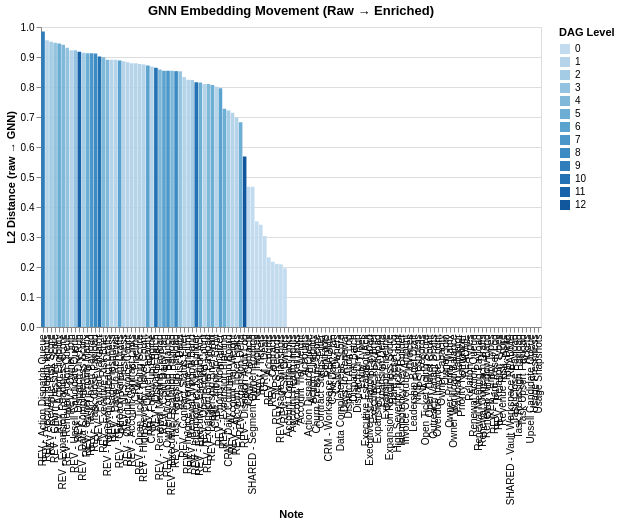

Write notebook code for a chart like this one.
### Code cell
// GNN movement: how much did each note's embedding change?
const movementData = comparison!.map(c => ({
  name: c!.name,
  l2Delta: parseFloat(c!.l2Delta),
  cosSim: parseFloat(c!.cosSim),
  level: allNotes.find(n => n.name === c!.name)!.level,
}));

const movementSpec = {
  "$schema": "https://vega.github.io/schema/vega-lite/v5.json",
  "title": "GNN Embedding Movement (Raw → Enriched)",
  "width": 500,
  "height": 300,
  "data": { "values": movementData },
  "mark": { "type": "bar" },
  "encoding": {
    "x": { "field": "name", "type": "nominal", "sort": "-y", "title": "Note" },
    "y": { "field": "l2Delta", "type": "quantitative", "title": "L2 Distance (raw → GNN)" },
    "color": { "field": "level", "type": "ordinal", "title": "DAG Level" },
    "tooltip": [{ "field": "name" }, { "field": "l2Delta", "format": ".4f" }, { "field": "cosSim", "format": ".4f" }]
  }
};

await Deno.jupyter.display({ "application/vnd.vegalite.v5+json": movementSpec }, { raw: true });

### Figure 1 — Vega-Lite specification as saved in the notebook (floating-point values rounded to 4 significant figures)
{"$schema": "https://vega.github.io/schema/vega-lite/v5.json", "data": {"values": [{"cosSim": 1, "l2Delta": 0, "level": 1, "name": "Account Contract Links"}, {"cosSim": 1, "l2Delta": 0, "level": 1, "name": "Account Health Inputs"}, {"cosSim": 1, "l2Delta": 0, "level": 1, "name": "Account Ticket Links"}, {"cosSim": 1, "l2Delta": 0, "level": 1, "name": "Account Tier Weight"}, {"cosSim": 1, "l2Delta": 0, "level": 0, "name": "Accounts"}, {"cosSim": 1, "l2Delta": 0, "level": 9, "name": "Action Dispatch Queue"}, {"cosSim": 1, "l2Delta": 0, "level": 5, "name": "Action Eligibility"}, {"cosSim": 1, "l2Delta": 0, "level": 3, "name": "Churn Pressure Score"}, {"cosSim": 1, "l2Delta": 0, "level": 1, "name": "Contract Status Filter"}, {"cosSim": 1, "l2Delta": 0, "level": 0, "name": "Contracts"}, {"cosSim": 0.9047, "l2Delta": 0.4676, "level": 0, "name": "CRM - Contacts"}, {"cosSim": 0.7632, "l2Delta": 0.722, "level": 2, "name": "CRM - Daily Command Board"}, {"cosSim": 0.9573, "l2Delta": 0.3034, "level": 0, "name": "CRM - Deals"}, {"cosSim": 0.5107, "l2Delta": 0.8684, "level": 1, "name": "CRM - Follow-up Engine"}, {"cosSim": 0.599, "l2Delta": 0.8008, "level": 1, "name": "CRM - Inbox-to-CRM"}, {"cosSim": 0.4888, "l2Delta": 0.8789, "level": 1, "name": "CRM - Pipeline"}, {"cosSim": 1, "l2Delta": 0, "level": 0, "name": "CRM - Workspace README"}, {"cosSim": 1, "l2Delta": 0, "level": 6, "name": "CSM Daily Plan"}, {"cosSim": 1, "l2Delta": 0, "level": 0, "name": "CSM Owners"}, {"cosSim": 1, "l2Delta": 0, "level": 2, "name": "Data Completeness Score"}, {"cosSim": 1, "l2Delta": 0, "level": 1, "name": "Days To Renewal"}, {"cosSim": 1, "l2Delta": 0, "level": 12, "name": "Dispatch Audit Log"}, {"cosSim": 1, "l2Delta": 0, "level": 10, "name": "Dispatch Batch"}, {"cosSim": 1, "l2Delta": 0, "level": 11, "name": "Dispatch Dry Run"}, {"cosSim": 1, "l2Delta": 0, "level": 0, "name": "Entity Types"}, {"cosSim": 1, "l2Delta": 0, "level": 5, "name": "Executive Escalation Ack"}, {"cosSim": 1, "l2Delta": 0, "level": 4, "name": "Executive Escalation Payload"}, {"cosSim": 1, "l2Delta": 0, "level": 4, "name": "Executive Risk Brief"}, {"cosSim": 1, "l2Delta": 0, "level": 4, "name": "Expansion Brief Payload"}, {"cosSim": 1, "l2Delta": 0, "level": 5, "name": "Expansion Delta"}, {"cosSim": 1, "l2Delta": 0, "level": 5, "name": "Expansion Pipeline"}, {"cosSim": 1, "l2Delta": 0, "level": 4, "name": "Expansion Readiness Score"}, {"cosSim": 1, "l2Delta": 0, "level": 0, "name": "Hard Reset Log"}, {"cosSim": 1, "l2Delta": 0, "level": 1, "name": "High Severity Ticket Count"}, {"cosSim": 1, "l2Delta": 0, "level": 10, "name": "Idempotency Key Builder"}, {"cosSim": 1, "l2Delta": 0, "level": 1, "name": "Invoice Overdue Amount"}, {"cosSim": 1, "l2Delta": 0, "level": 0, "name": "Invoices"}, {"cosSim": 1, "l2Delta": 0, "level": 5, "name": "Leadership Brief Draft"}, {"cosSim": 1, "l2Delta": 0, "level": 1, "name": "NPS Freshness"}, {"cosSim": 1, "l2Delta": 0, "level": 0, "name": "NPS Records"}, {"cosSim": 1, "l2Delta": 0, "level": 1, "name": "Open Ticket Aging Score"}, {"cosSim": 1, "l2Delta": 0, "level": 1, "name": "Open Ticket Count"}, {"cosSim": 1, "l2Delta": 0, "level": 6, "name": "Outreach Variant Drafts"}, {"cosSim": 1, "l2Delta": 0, "level": 1, "name": "Overdue Invoice Count"}, {"cosSim": 1, "l2Delta": 0, "level": 6, "name": "Owner Capacity"}, {"cosSim": 1, "l2Delta": 0, "level": 1, "name": "Owner Join"}, {"cosSim": 1, "l2Delta": 0, "level": 5, "name": "Owner Priority Matrix"}, {"cosSim": 1, "l2Delta": 0, "level": 7, "name": "Owner Workload Balance"}, {"cosSim": 1, "l2Delta": 0, "level": 10, "name": "Payload Validator"}, {"cosSim": 1, "l2Delta": 0, "level": 6, "name": "Priority Normalizer"}, {"cosSim": 1, "l2Delta": 0, "level": 0, "name": "README"}, {"cosSim": 1, "l2Delta": 0, "level": 0, "name": "Relation Types"}, {"cosSim": 1, "l2Delta": 0, "level": 3, "name": "Renewal Action Queue"}, {"cosSim": 1, "l2Delta": 0, "level": 4, "name": "Renewal Meeting Payload"}, {"cosSim": 1, "l2Delta": 0, "level": 4, "name": "Renewal Outreach Drafts"}, {"cosSim": 1, "l2Delta": 0, "level": 2, "name": "Renewal Window Band"}, {"cosSim": 0.5308, "l2Delta": 0.8795, "level": 1, "name": "REV - Account Contract Links"}, {"cosSim": 0.3039, "l2Delta": 0.9556, "level": 1, "name": "REV - Account Health Inputs"}, {"cosSim": 0.7238, "l2Delta": 0.6984, "level": 1, "name": "REV - Account Ticket Links"}, {"cosSim": 0.7055, "l2Delta": 0.714, "level": 1, "name": "REV - Account Tier Weight"}, {"cosSim": 0.9741, "l2Delta": 0.2321, "level": 0, "name": "REV - Accounts"}, {"cosSim": 0.1731, "l2Delta": 0.985, "level": 9, "name": "REV - Action Dispatch Queue"}, {"cosSim": 0.3784, "l2Delta": 0.9451, "level": 5, "name": "REV - Action Eligibility"}, {"cosSim": 0.3703, "l2Delta": 0.9473, "level": 3, "name": "REV - Churn Pressure Score"}, {"cosSim": 0.6537, "l2Delta": 0.833, "level": 1, "name": "REV - Contract Status Filter"}, {"cosSim": 0.9774, "l2Delta": 0.2174, "level": 0, "name": "REV - Contracts"}, {"cosSim": 0.7406, "l2Delta": 0.8542, "level": 6, "name": "REV - CSM Daily Plan"}, {"cosSim": 0.9813, "l2Delta": 0.1956, "level": 0, "name": "REV - CSM Owners"}, {"cosSim": 0.4746, "l2Delta": 0.9144, "level": 2, "name": "REV - Data Completeness Score"}, {"cosSim": 0.56, "l2Delta": 0.8906, "level": 1, "name": "REV - Days To Renewal"}, {"cosSim": 0.9486, "l2Delta": 0.5681, "level": 12, "name": "REV - Dispatch Audit Log"}, {"cosSim": 0.6402, "l2Delta": 0.8644, "level": 10, "name": "REV - Dispatch Batch"}, {"cosSim": 0.4081, "l2Delta": 0.9179, "level": 11, "name": "REV - Dispatch Dry Run"}, {"cosSim": 1, "l2Delta": 0, "level": 0, "name": "REV - Entity Types"}, {"cosSim": 0.8206, "l2Delta": 0.8148, "level": 5, "name": "REV - Executive Escalation Ack"}, {"cosSim": 0.7458, "l2Delta": 0.8539, "level": 4, "name": "REV - Executive Escalation Payload"}, {"cosSim": 0.5105, "l2Delta": 0.8989, "level": 4, "name": "REV - Executive Risk Brief"}, {"cosSim": 0.8261, "l2Delta": 0.8096, "level": 4, "name": "REV - Expansion Brief Payload"}, {"cosSim": 0.8463, "l2Delta": 0.6823, "level": 5, "name": "REV - Expansion Delta"}, {"cosSim": 0.7355, "l2Delta": 0.7279, "level": 5, "name": "REV - Expansion Pipeline"}, {"cosSim": 0.3689, "l2Delta": 0.9411, "level": 4, "name": "REV - Expansion Readiness Score"}, {"cosSim": 1, "l2Delta": 0, "level": 0, "name": "REV - Hard Reset Log"}, {"cosSim": 0.5519, "l2Delta": 0.8749, "level": 1, "name": "REV - High Severity Ticket Count"}, {"cosSim": 0.7606, "l2Delta": 0.8156, "level": 10, "name": "REV - Idempotency Key Builder"}, {"cosSim": 0.5669, "l2Delta": 0.8242, "level": 1, "name": "REV - Invoice Overdue Amount"}, {"cosSim": 0.944, "l2Delta": 0.3523, "level": 0, "name": "REV - Invoices"}, {"cosSim": 0.822, "l2Delta": 0.807, "level": 5, "name": "REV - Leadership Brief Draft"}, {"cosSim": 0.5031, "l2Delta": 0.8857, "level": 1, "name": "REV - NPS Freshness"}, {"cosSim": 0.9786, "l2Delta": 0.2105, "level": 0, "name": "REV - NPS Records"}, {"cosSim": 0.5452, "l2Delta": 0.8765, "level": 1, "name": "REV - Open Ticket Aging Score"}, {"cosSim": 0.5866, "l2Delta": 0.8099, "level": 1, "name": "REV - Open Ticket Count"}, {"cosSim": 0.6064, "l2Delta": 0.8887, "level": 6, "name": "REV - Outreach Variant Drafts"}, {"cosSim": 0.5254, "l2Delta": 0.8822, "level": 1, "name": "REV - Overdue Invoice Count"}, {"cosSim": 0.5852, "l2Delta": 0.8713, "level": 6, "name": "REV - Owner Capacity"}, {"cosSim": 0.4399, "l2Delta": 0.9226, "level": 1, "name": "REV - Owner Join"}, {"cosSim": 0.5046, "l2Delta": 0.9125, "level": 5, "name": "REV - Owner Priority Matrix"}, {"cosSim": 0.7124, "l2Delta": 0.854, "level": 7, "name": "REV - Owner Workload Balance"}, {"cosSim": 0.507, "l2Delta": 0.9016, "level": 10, "name": "REV - Payload Validator"}, {"cosSim": 0.6958, "l2Delta": 0.7956, "level": 6, "name": "REV - Priority Normalizer"}, {"cosSim": 1, "l2Delta": 0, "level": 0, "name": "REV - Relation Types"}, {"cosSim": 0.4491, "l2Delta": 0.9307, "level": 3, "name": "REV - Renewal Action Queue"}, {"cosSim": 0.6928, "l2Delta": 0.8587, "level": 4, "name": "REV - Renewal Meeting Payload"}, {"cosSim": 0.6101, "l2Delta": 0.8908, "level": 4, "name": "REV - Renewal Outreach Drafts"}, {"cosSim": 0.7243, "l2Delta": 0.8235, "level": 2, "name": "REV - Renewal Window Band"}, {"cosSim": 0.3458, "l2Delta": 0.9505, "level": 2, "name": "REV - Revenue Risk Score"}, {"cosSim": 0.7146, "l2Delta": 0.8522, "level": 3, "name": "REV - Risk Delta"}, {"cosSim": 0.534, "l2Delta": 0.9113, "level": 8, "name": "REV - Task Close Payload"}, {"cosSim": 0.7363, "l2Delta": 0.8529, "level": 8, "name": "REV - Task Reassign Payload"}, {"cosSim": 0.5615, "l2Delta": 0.9122, "level": 7, "name": "REV - Task Upsert Payload"}, {"cosSim": 0.9457, "l2Delta": 0.3409, "level": 0, "name": "REV - Tickets"}, {"cosSim": 0.4328, "l2Delta": 0.9221, "level": 3, "name": "REV - Upsell Candidate Queue"}, {"cosSim": 0.4937, "l2Delta": 0.8907, "level": 1, "name": "REV - Usage Freshness"}, {"cosSim": 0.9789, "l2Delta": 0.209, "level": 0, "name": "REV - Usage Snapshots"}, {"cosSim": 1, "l2Delta": 0, "level": 2, "name": "Revenue Risk Score"}, {"cosSim": 1, "l2Delta": 0, "level": 3, "name": "Risk Delta"}, {"cosSim": 0.904, "l2Delta": 0.4676, "level": 0, "name": "SHARED - Segment Owner Routing"}, {"cosSim": 1, "l2Delta": 0, "level": 0, "name": "SHARED - Vault Workspace README"}, {"cosSim": 1, "l2Delta": 0, "level": 8, "name": "Task Close Payload"}, {"cosSim": 1, "l2Delta": 0, "level": 8, "name": "Task Reassign Payload"}, {"cosSim": 1, "l2Delta": 0, "level": 7, "name": "Task Upsert Payload"}, {"cosSim": 1, "l2Delta": 0, "level": 0, "name": "Tickets"}, {"cosSim": 1, "l2Delta": 0, "level": 3, "name": "Upsell Candidate Queue"}, {"cosSim": 1, "l2Delta": 0, "level": 1, "name": "Usage Freshness"}, {"cosSim": 1, "l2Delta": 0, "level": 0, "name": "Usage Snapshots"}]}, "encoding": {"color": {"field": "level", "title": "DAG Level", "type": "ordinal"}, "tooltip": [{"field": "name"}, {"field": "l2Delta", "format": ".4f"}, {"field": "cosSim", "format": ".4f"}], "x": {"field": "name", "sort": "-y", "title": "Note", "type": "nominal"}, "y": {"field": "l2Delta", "title": "L2 Distance (raw → GNN)", "type": "quantitative"}}, "height": 300, "mark": {"type": "bar"}, "title": "GNN Embedding Movement (Raw → Enriched)", "width": 500}
